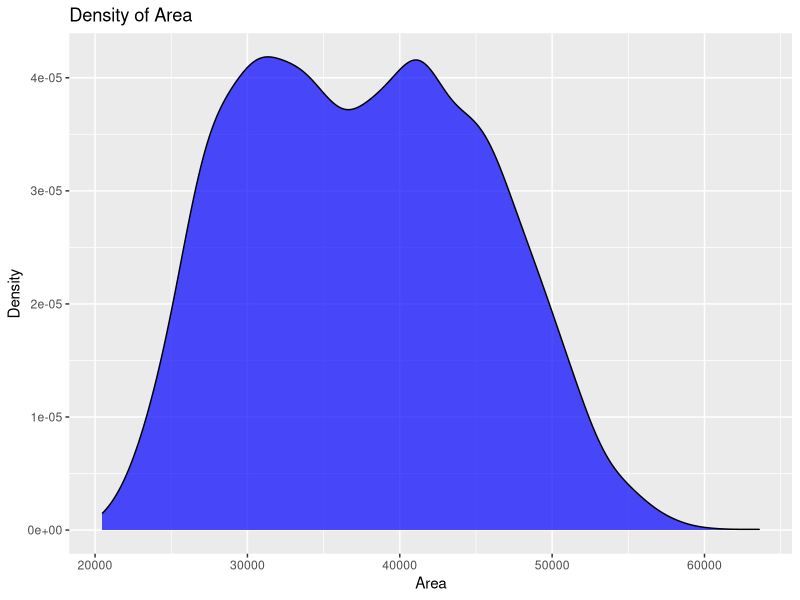
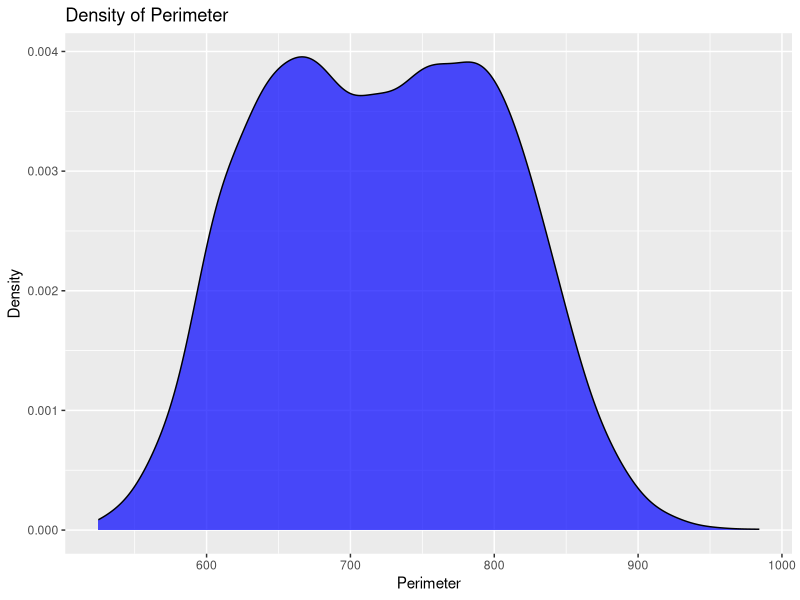
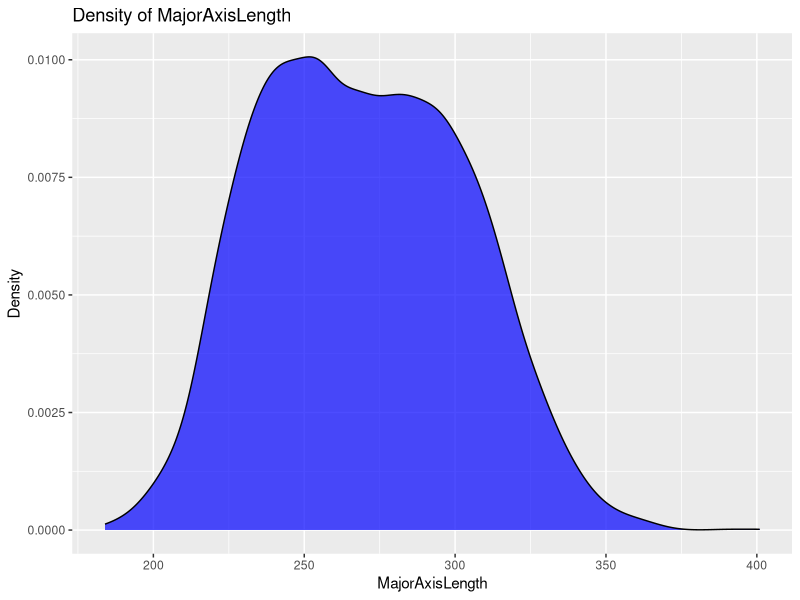
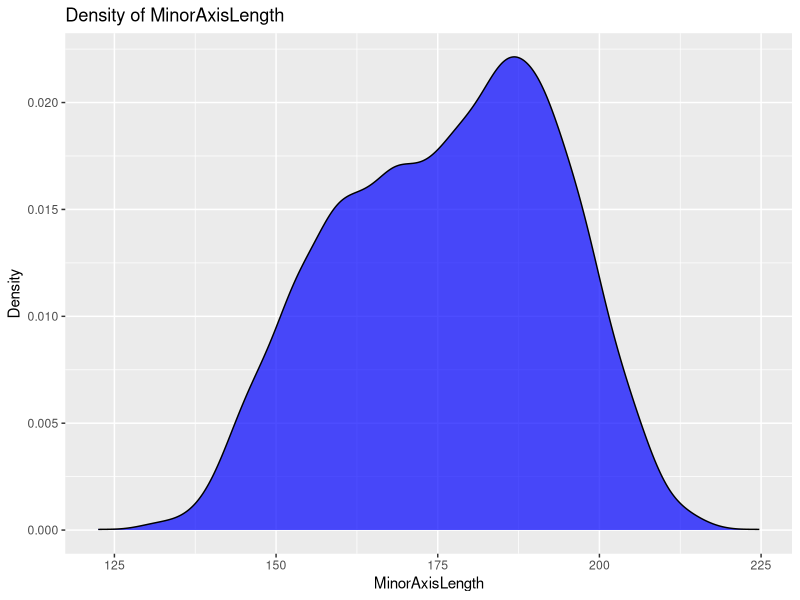
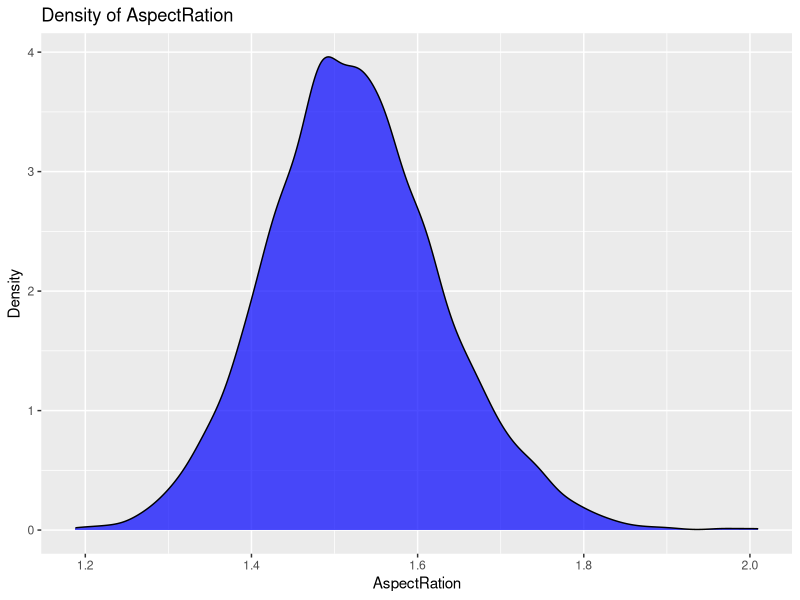
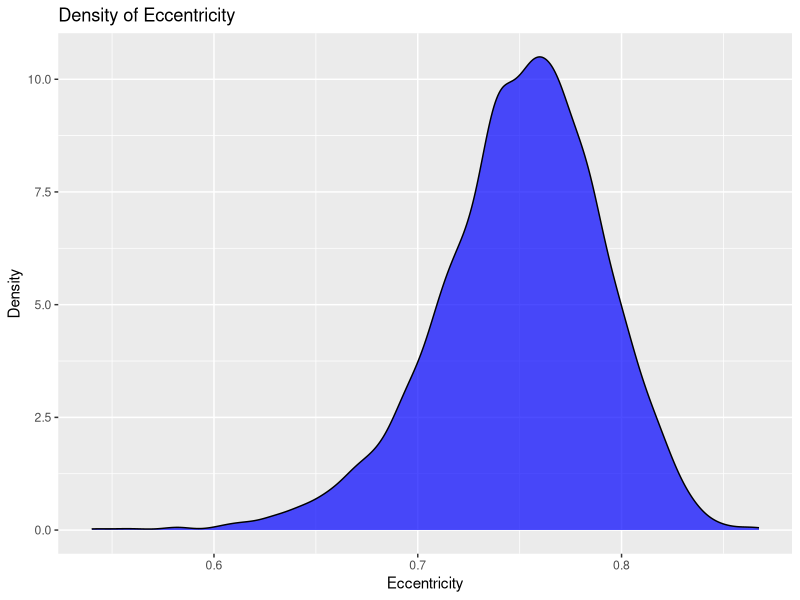
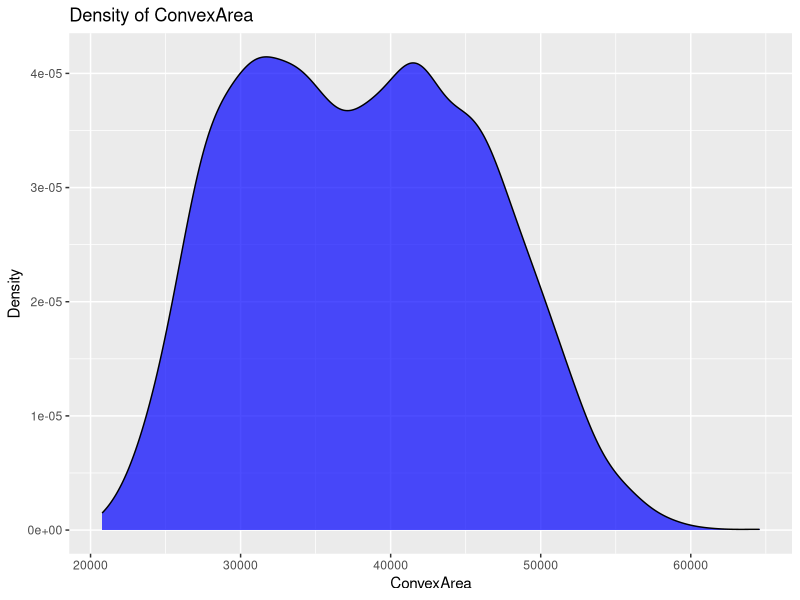
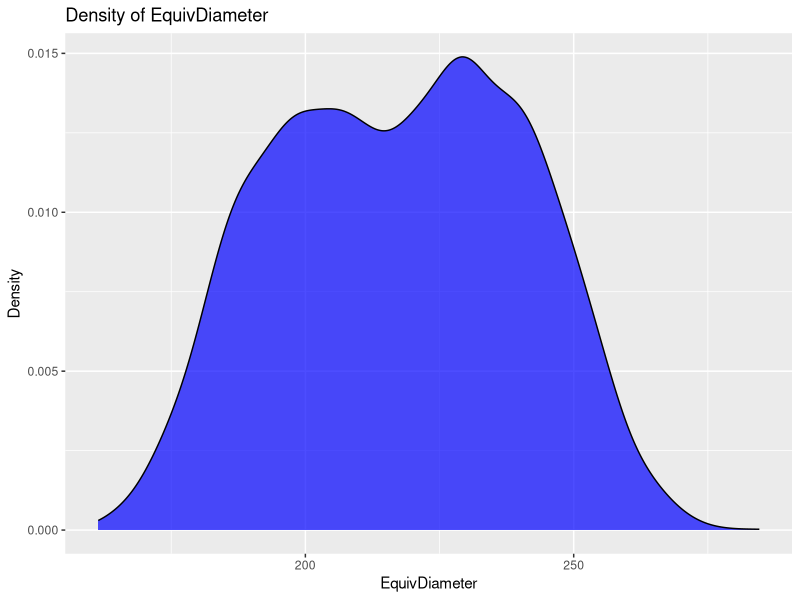

These figures' R source, in order:
## ---- chunk 1
knitr::opts_chunk$set(echo = TRUE)
## ---- chunk 2
data <- read.csv("train_data.csv")
## ---- chunk 3
library(corrplot)
library(caret)
library(ggplot2)
library(glmnet)
library(Matrix)
library(ggfortify)
## ---- chunk 4
summary(data)
str(data)
head(data)
## ---- chunk 5
for (variable in names(data)) {
  plot <- ggplot(data, aes_string(x = variable)) +
          geom_density(fill = "blue", alpha = 0.7) +
          ggtitle(paste("Density of", variable)) +
          xlab(variable) +
          ylab("Density")
  
  print(plot)
}
## ---- chunk 6
correlation_matrix <- cor(data)
corrplot(correlation_matrix, method = "circle")
## ---- chunk 7
highCor <- findCorrelation(correlation_matrix, cutoff = 0.75)
data_reduced <- data[,-highCor]
## ---- chunk 8
numeric_columns <- sapply(data, is.numeric)
numeric_columns["Y"] <- FALSE
numeric_columns
data[numeric_columns] <- scale(data[numeric_columns])
## ---- chunk 9
library(glmnet)
x <- as.matrix(data[, -which(names(data) == "Y")])
y <- data$Y
cv_fit <- cv.glmnet(x, y, alpha = 1) #alpha=1 for lasso
best_lambda <- cv_fit$lambda.min
best_lambda
modeling <- glmnet(x, y, family = "gaussian", alpha = 1, lambda = best_lambda)
coef <- coef(modeling)
coef
plot(cv_fit$glmnet.fit, "lambda", label = "TRUE")
coef_table <- as.data.frame.matrix(coef)
coef_table
## ---- chunk 10
library("FactoMineR")
pca_result <- prcomp(data, center = TRUE, scale. = TRUE)
summary(pca_result)
autoplot(pca_result, data = data, color = 'Y')  # If 'Y' is the target variable
plot(pca_result)
pca_data <- as.data.frame(pca_result$x)

# normalized <- scale(data)
# data.pca <- princomp(cor(normalized))
# fviz_eig(data.pca, addlabels = TRUE)
## ---- chunk 11
data$Y <- factor(data$Y)
ols.model <- glm(Y ~ ., family = "binomial", data = data)
summary(ols.model)
